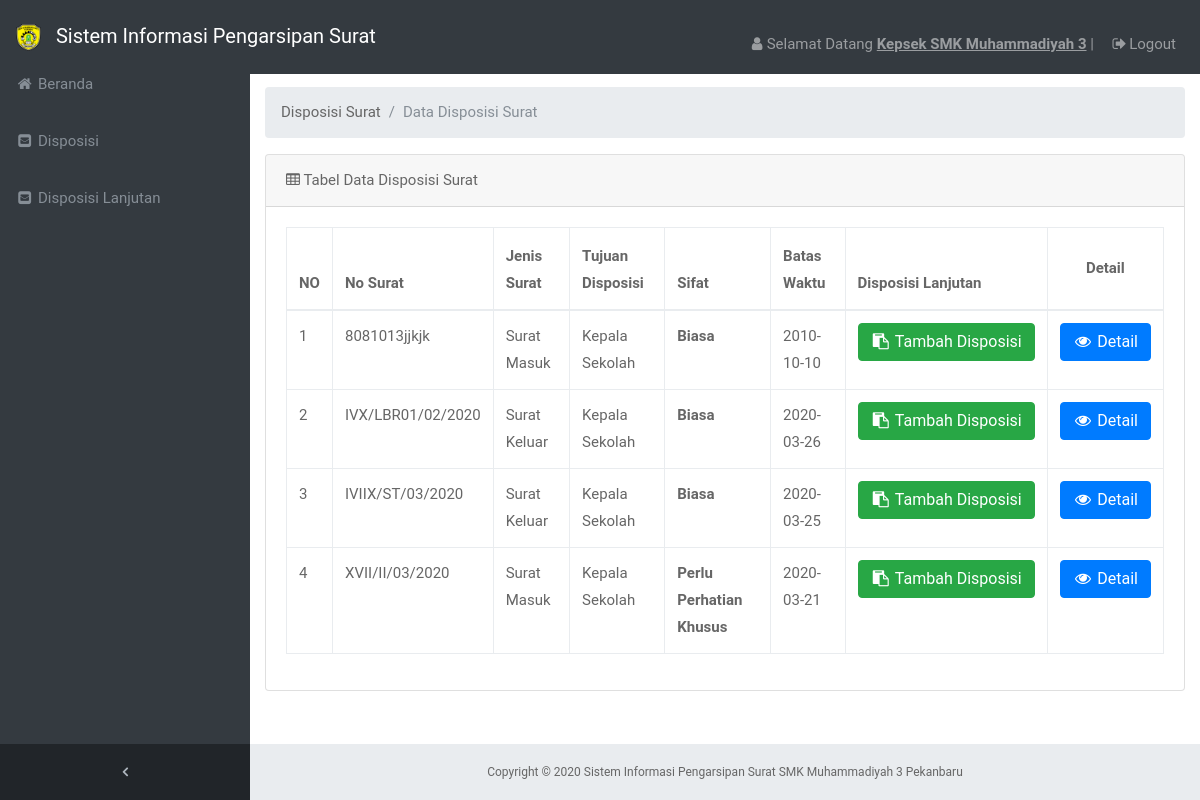
/admin/index.php?p=disposisi_surat (signed in), run on the app's committed database.
### tables this page shows
CREATE TABLE IF NOT EXISTS `tbl_disposisi` (
`id_disposisi` int(6) NOT NULL,
  `no_surat` varchar(100) NOT NULL,
  `jenis_surat` varchar(20) NOT NULL,
  `tujuan_disposisi` varchar(50) NOT NULL,
  `isi_disposisi` varchar(250) NOT NULL,
  `sifat` varchar(50) NOT NULL,
  `batas_waktu` date NOT NULL,
  `catatan` varchar(250) NOT NULL,
  `id_user` int(11) NOT NULL
);

### admin/pages/disposisi_surat.php (the view, shortened to what this page needs)
  <div class="content-wrapper">
    <div class="container-fluid">
      <ol class="breadcrumb">
        <li class="breadcrumb-item">
          <a href="#">Disposisi Surat</a>
        </li>
        <li class="breadcrumb-item active">Data Disposisi Surat</li>
      </ol>
      <div class="card mb-3">
        <div class="card-header">
          <i class="fa fa-table"></i> Tabel Data Disposisi Surat</div>
        <div class="card-body">
          <div class="table-responsive">
            <table class="table table-bordered" id="dataTable" width="100%" cellspacing="0">
<?php
  $level = $_SESSION['level'];
  if($level == "Umum"){
    $sqll = "select * from tbl_disposisi where tujuan_disposisi = 'Umum' or tujuan_disposisi = 'Kepala Sekolah' order by id_disposisi desc";
  }
  else{
    $sqll = "select * from tbl_disposisi where tujuan_disposisi = '$level' order by id_disposisi desc";
  }
    $resultt = mysql_query($sqll);
    if(mysql_num_rows($resultt) > 0){
?>
              <thead>
                <tr>
                    <th>NO</th>
                    <th>No Surat</th>
                    <th>Jenis Surat</th>
                    <th>Tujuan Disposisi</th>
                    <th>Sifat</th>
                    <th>Batas Waktu</th>
                    <?php if ($level == "Kepala Sekolah"){ ?>
                    <th>Disposisi Lanjutan</th>
                    <?php } ?>
                    <th><p align="center">Detail</p></th>
                </tr>
              </thead>
              <tbody>
<?php
  $nomor=1;
  while($data = mysql_fetch_array($resultt)){
    $no_surat = $data['no_surat'];
?>
                <tr>
                  <td><?php echo $nomor++; ?></td>
                  <td><?php echo $data['no_surat'];?></td>
                  <td><?php echo $data['jenis_surat'];?></td>
                  <td><?php echo $data['tujuan_disposisi'];?></td>
                  <td><b><?php echo $data['sifat'];?></b></td>
                  <td><?php echo $data['batas_waktu'];?></td>
                  <?php if ($level == "Kepala Sekolah"){ ?>
                  <td align="center">
                  <?php if($data['jenis_surat']=="Surat Masuk"){ ?>
                  <?php
                    $que=mysql_query("select * from tbl_surat_masuk where no_surat='$no_surat'");
                    $cek = mysql_fetch_array($que);
                  ?>
                    <a href="index.php?p=tambah_disposisi_surat_masuk&id_surat_masuk=<?php echo $cek['id_surat_masuk']; ?>&kd=2" class="btn btn-success mb-3"> <i class="fa fa-fw fa-clipboard" style="color: white"></i> <font color="white">Tambah Disposisi</font></a>
                  <?php } elseif($data['jenis_surat']=="Surat Keluar") { ?>
                  <?php
                    $que=mysql_query("select * from tbl_surat_keluar where no_surat='$no_surat'");
                    $cek = mysql_fetch_array($que);
                  ?>
                    <a href="index.php?p=tambah_disposisi_surat_keluar&id_surat_keluar=<?php echo $cek['id_surat_keluar']; ?>&kd=2" class="btn btn-success mb-3"> <i class="fa fa-fw fa-clipboard" style="color: white"></i> <font color="white">Tambah Disposisi</font></a>
                  <?php } ?>
                  </td>
                  <?php } ?>
                  <td align="center">
                    <a href="index.php?p=detail_disposisi&id_disposisi=<?php echo $data['id_disposisi']; ?>" class="btn btn-primary mb-3"> <i class="fa fa-fw fa-eye" style="color: white"></i> <font color="white">Detail</font></a>
                  </td>
                </tr>
<?php
  }
?>
              </tbody>
            </table>
<?php
  }else{
    echo 'Data not found!';
    echo mysql_error();
  }
?>
          </div>
        </div>
      </div>
    </div>

### assets/css/style-foto.css (style rules this page uses)
html, body { padding: 0; margin: 0; }

### data on the page
tbl_disposisi: no_surat "8081013jjkjk", jenis_surat "Surat Masuk", tujuan_disposisi "Kepala Sekolah", sifat "Biasa", batas_waktu "2010-10-10"
tbl_disposisi: no_surat "IVX/LBR01/02/2020", jenis_surat "Surat Keluar", tujuan_disposisi "Kepala Sekolah", sifat "Biasa", batas_waktu "2020-03-26"
tbl_disposisi: no_surat "IVIIX/ST/03/2020", jenis_surat "Surat Keluar", tujuan_disposisi "Kepala Sekolah", sifat "Biasa", batas_waktu "2020-03-25"
tbl_disposisi: no_surat "XVII/II/03/2020", jenis_surat "Surat Masuk", tujuan_disposisi "Kepala Sekolah", sifat "Perlu Perhatian Khusus", batas_waktu "2020-03-21"

### other printed values
$_SESSION['nama'] "Kepsek SMK Muhammadiyah 3"
